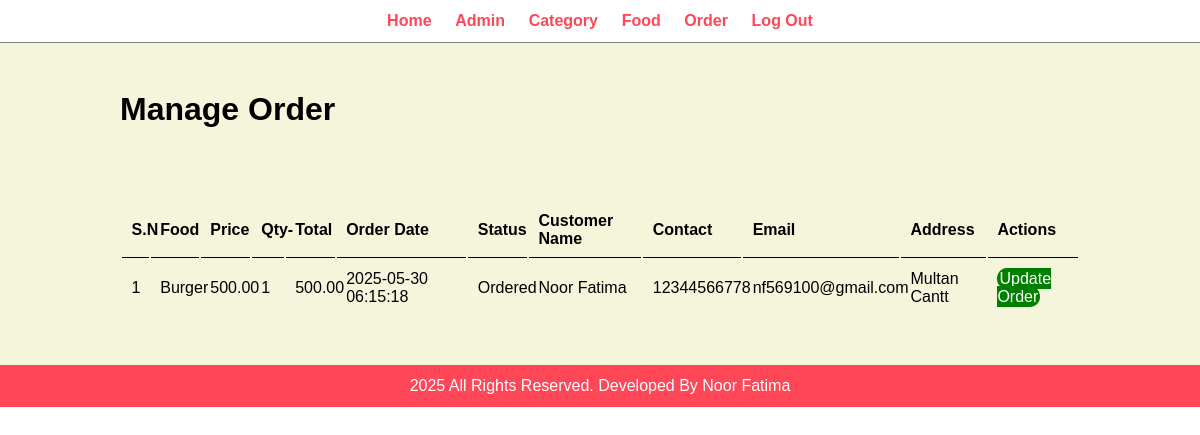
Page /admin/manage-order.php (signed in) on the committed database.
### tables this page shows
CREATE TABLE `tbl_order` (
  `id` int(11) NOT NULL,
  `food` varchar(100) DEFAULT NULL,
  `price` decimal(10,2) DEFAULT NULL,
  `qty` int(11) DEFAULT NULL,
  `total` decimal(10,2) DEFAULT NULL,
  `order_date` datetime DEFAULT NULL,
  `status` enum('Ordered','On Delivery','Delivered','Cancelled') DEFAULT 'Ordered',
  `customer_name` varchar(100) DEFAULT NULL,
  `customer_contact` varchar(20) DEFAULT NULL,
  `customer_email` varchar(150) DEFAULT NULL,
  `customer_address` text DEFAULT NULL
);

### admin/manage-order.php (the view, shortened to what this page needs)
<?php
include('partials/menu.php');
?>
<div class="main-content">
    <div class="wrapper">
    <h1>Manage Order</h1><br><br>
    <br><br>
        <table class="tblfull">
            <tr>
                <th>S.N</th>
                <th>Food</th>
                <th>Price</th>
                <th>Qty-</th>
                <th>Total</th>
                <th>Order Date</th>
                <th>Status</th>
                <th>Customer Name</th>
                <th>Contact</th>
                <th>Email</th>
                <th>Address</th>
                <th>Actions</th>
            </tr>
         <?php
          $sql = "SELECT * FROM tbl_order ORDER BY id DESC ";
          $res = mysqli_query($conn, $sql);
          $count = mysqli_num_rows($res);
          $sn =1;
          if($count>0){
             while($row=mysqli_fetch_assoc($res)){
                $id = $row['id'];
                $food = $row['food'];
                $price = $row['price'];
                $qty = $row['qty'];
                $total = $row['total'];
                $order_date = $row['order_date'];
                $status = $row['status'];
                $customer_name = $row['customer_name'];
                $customer_contact = $row['customer_contact'];
                $customer_email = $row['customer_email'];
                $customer_address = $row['customer_address'];
                ?>
                    <tr>
                        <td><?php echo $sn++; ?></td>
                        <td><?php echo $food; ?></td>
                        <td><?php echo $price; ?></td>
                        <td><?php echo $qty; ?></td>
                        <td><?php echo $total; ?></td>
                        <td><?php echo $order_date; ?></td>
                        <td><?php echo $status; ?></td>
                        <td><?php echo $customer_name; ?></td>
                        <td><?php echo $customer_contact; ?></td>
                        <td><?php echo $customer_email; ?></td>
                        <td><?php echo  $customer_address?></td>
                        <td>
                           <a href="<?php echo SITEURL; ?>admin/update-order.php?id=<?php echo $id; ?>" class="btn-secondary">Update Order</a>
                        </td>
                    </tr>
                <?php
             }
          }
          else{
            echo "<div class='error' colspan='12'>Orders Not Available.</div>";
          }
         ?>
        </table>
    </div>
</div>
<?php
include('partials/footer.php');
?>

### css/admin.css (style rules this page uses)
* { margin: 0; padding: 0; font-family: Arial, Helvetica, sans-serif; }
.wrapper { padding: 1%; width: 80%; margin: 0 auto; }
.main-content { background-color: beige; padding: 3% 0; }
.tblfull { width: 100%; }
table tr th { border-bottom: 1px solid black; padding: 1%; text-align: left; }
table tr td { padding: 1%; }
.btn-secondary { background-color: green; padding: 1.5%; color: white; text-decoration: none; border: 1px solid green; border-radius: 15px; }

### rows in the picture
tbl_order: food "Burger", price "500.00", qty "1", total "500.00", order_date "2025-05-30 06:15:18", status "Ordered", customer_name "Noor Fatima", customer_contact "12344566778", customer_email "nf569100@gmail.com", customer_address "Multan Cantt"
